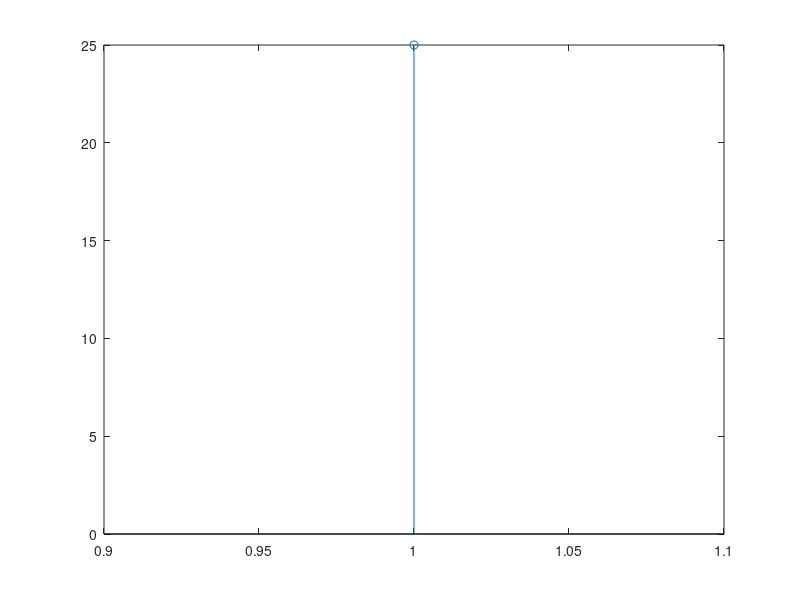

Write MATLAB code to recreate this figure.
clc
clear all
close all

% Input signals
x = input("Enter x: ");
h = input("Enter h: ");

% Determine the length for circular convolution
N = max(length(x), length(h));

% Perform DFT for x
X = zeros(1, N);
for k = 1:N
    for n = 1:N
        X(k) = X(k) + x(n) * exp(-1j * 2 * pi * (n - 1) * (k - 1) / N);
    end
end

% Perform DFT for h
H = zeros(1, N);
for k = 1:N
    for n = 1:N
        H(k) = H(k) + h(n) * exp(-1j * 2 * pi * (n - 1) * (k - 1) / N);
    end
end

% Perform element-wise multiplication to get Y (frequency-domain result)
Y = X .* H;

% Perform IDFT to get circular convolution result y
y = zeros(1, N);
for n = 1:N
    for k = 1:N
        y(n) = y(n) + Y(k) * exp(1j * 2 * pi * (n - 1) * (k - 1) / N);
    end
    y(n) = y(n) / N;
end

disp("Circular Convolution using DFT and IDFT")
disp(y)
figure
stem(1:N, y)

% Note: The code assumes that you have the correct values for x and h.
